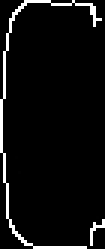
#> input picture src/templateN.png, 35 x 83 px (shown 3 times larger); its folder holds 3 pictures in this run
$ python multiple_template.py
#> lines starting #> are read from the running program, lines starting #| are printed output that depends on the picture; after the words box and inside, x2 and y2 are one past the last pixel; in counts of white or black regions, pixels touching at a corner belong together; long printed decimals are rounded
import cv2
import numpy as np
import glob
import math

#empty list to store template images
template_data=[]
#make a list of all template images from a directory
files1 = glob.glob('C:\\Users\\laksh\\PycharmProjects\\evaluating-bolt-loosening\\src\\template*.png')

for myfile in files1:
    image = cv2.imread(myfile, 0)
#> image is the input picture: shape (83, 35); min 0, max 255, mean 14
    template_data.append(image)

test_image = cv2.imread('cannyImage.png')
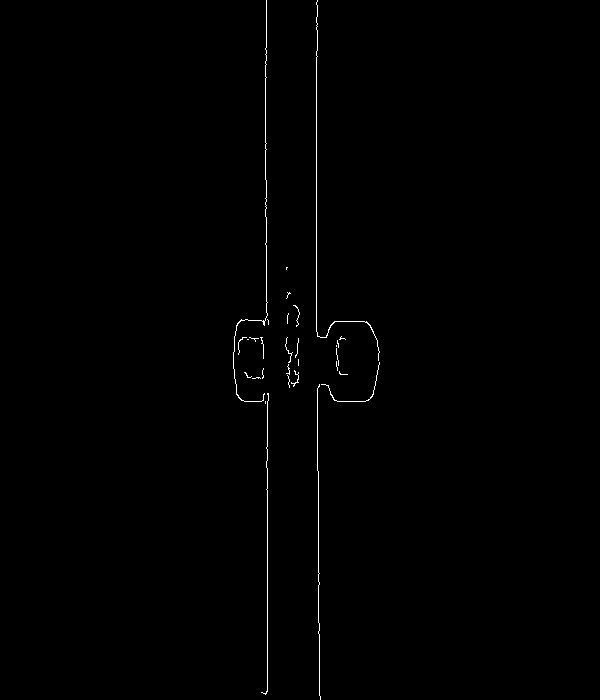
#> input picture src/cannyImage.png, 600 x 700 px
#> test_image is the input picture: shape (700, 600, 3); 0.47% white in thin lines or dots, all inside (x1, y1, x2, y2) = (233, 0, 380, 700)
test_image = cv2.cvtColor(test_image, cv2.COLOR_BGR2GRAY)

my_list = list()

#loop for matching
for tmp in template_data:
    (tH, tW) = tmp.shape[:2]
    print('Height n Width of the the template image:', 'Height:', tH, 'Width:', tW)
    cv2.imshow("Template", tmp)
    cv2.waitKey(1000)
    cv2.destroyAllWindows()
    result = cv2.matchTemplate(test_image, tmp, cv2.TM_CCOEFF_NORMED)
    min_val, max_val, min_loc, max_loc = cv2.minMaxLoc(result)
    top_left = max_loc
    bottom_right = (top_left[0] + tW, top_left[1] + tH)
    cv2.rectangle(test_image, top_left, bottom_right, 255, 1)

    print('rec', top_left, bottom_right)

    my_list.insert(0, top_left)
#> this loop made 2 passes
#> (tH, tW, min_val, max_val, min_loc, top_left, bottom_right) on passes 1 to 2: (83, 35, -0.0583, 0.626, (233, 301), (233, 319), (268, 402)), (83, 51, -0.053, 0.37, (231, 301), (341, 400), (392, 483))
#| Height n Width of the the template image: Height: 83 Width: 35
#| rec (233, 319) (268, 402)
#| Height n Width of the the template image: Height: 83 Width: 51
#| rec (341, 400) (392, 483)
#> pass 1, `result = cv2.matchTemplate(test_image, tmp, cv2.TM_CCOEFF_NORMED)`:
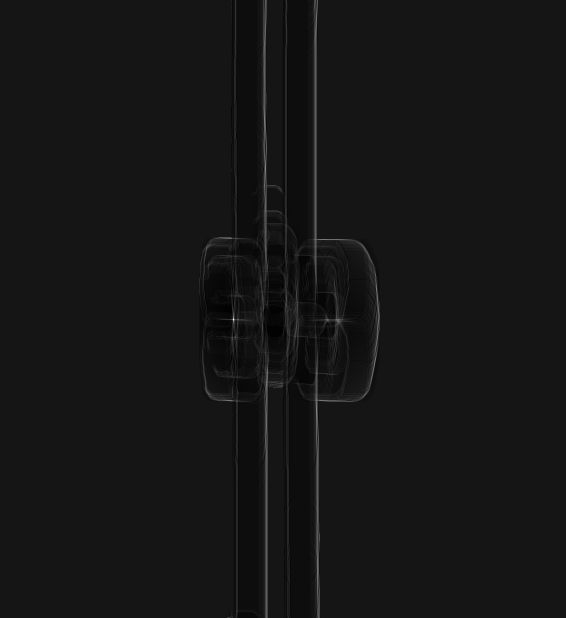
#> result: shape (618, 566) float32; min -0.0583, max 0.626, mean 0.000178; drawn with min black and max white
#> pass 2, `result = cv2.matchTemplate(test_image, tmp, cv2.TM_CCOEFF_NORMED)`:
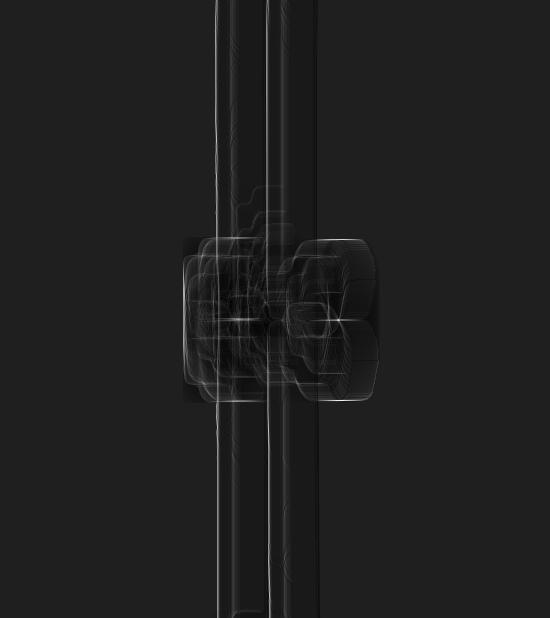
#> result: shape (618, 550) float32; min -0.053, max 0.37, mean 9.85e-05; drawn with min black and max white
#> after the loop:
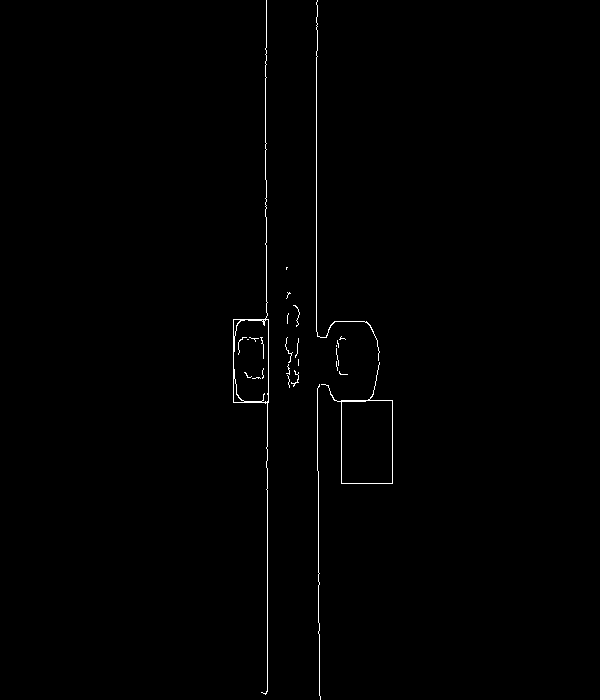
#> test_image: shape (700, 600); 0.58% white in thin lines or dots, all inside (x1, y1, x2, y2) = (233, 0, 393, 700)
#> after the loop, my_list = [(341, 400), (233, 319)]

cv2.line(test_image, (my_list[1][0], my_list[1][1]), (my_list[0][0], my_list[0][1]), 255, 2)
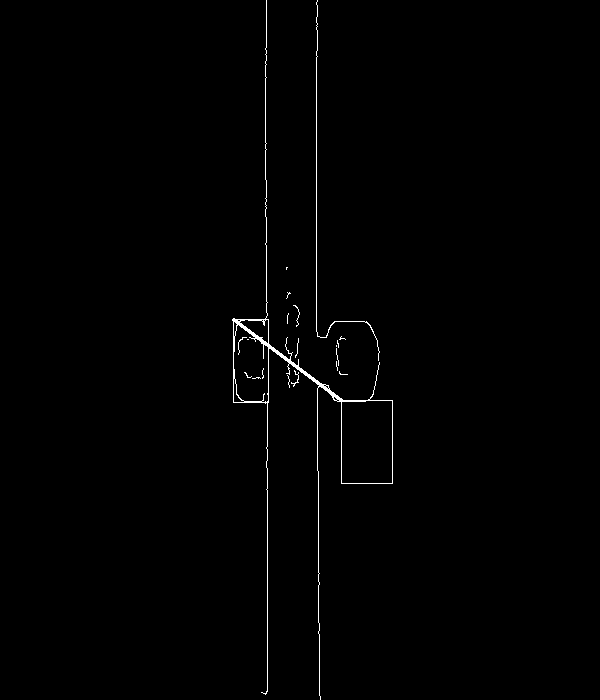
#> test_image: shape (700, 600); 0.69% white in thin lines or dots, all inside (x1, y1, x2, y2) = (232, 0, 393, 700)
#cv2.line(test_image, (338, 320), (389, 403), 255, 2)
#print(my_list[1][0])

x = my_list[1][0] - my_list[0][0]
#> x = -108
y = my_list[1][1] - my_list[0][1]
#> y = -81

gap = (x*x) + (y*y)
#> gap = 18225
gap = math.sqrt(gap)
#> gap = 135
print('Gap in Pixels', gap)
#| Gap in Pixels 135.0
print('Gap in Centimeters', (gap*2.54/96))
#| Gap in Centimeters 3.572
cv2.imwrite('final.png', test_image)
if gap > 84.0:
    print('Bolt-loosening Detected')
else:
    print('Bolt Fixed')
cv2.imshow('Result', test_image)
cv2.waitKey(0)
